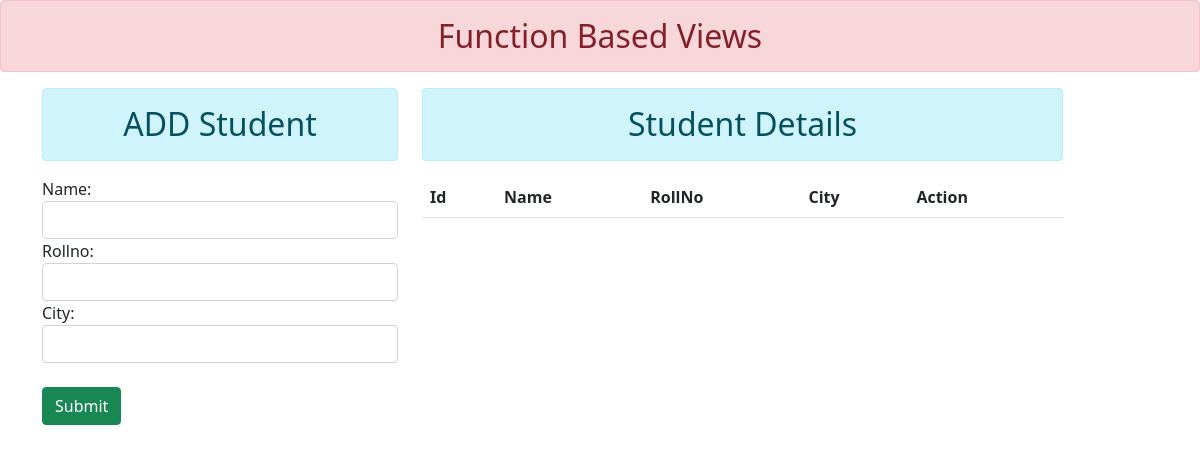
Before: / with the older database file.
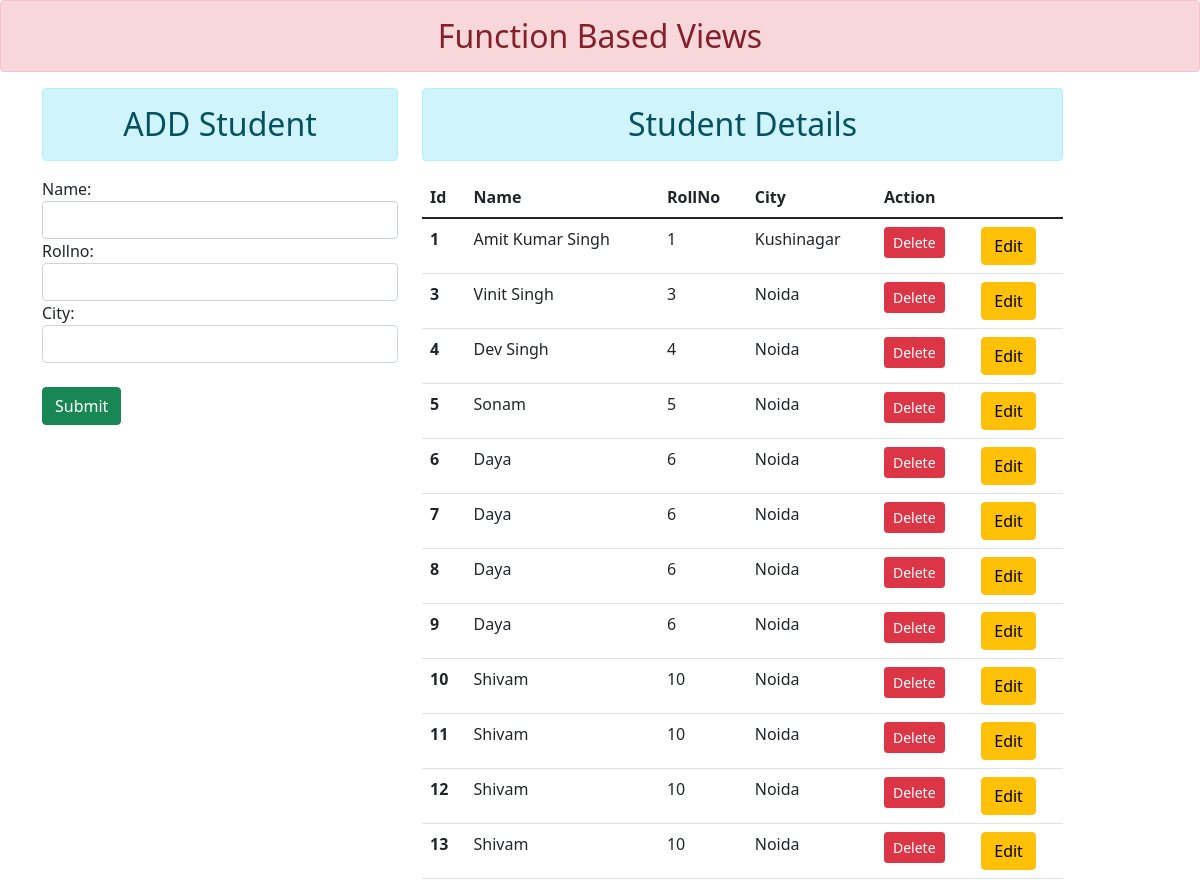
After: the same page with the newer database file.
### main/models.py (models this page shows)
class Student(models.Model):
    name=models.CharField(max_length=50)
    rollno=models.IntegerField()
    city=models.CharField(max_length=50)

### main/views.py (the view)
# urls.py: path('',views.addshow,name='home'),
def addshow(request):
    if request.method=="POST":
        fm=StudentForm(data=request.POST)
        if fm.is_valid():
            fm.save()
    fm=StudentForm()
    students=Student.objects.all()
    context={'fm':fm,'students':students}
    return render(request,'main/addshow.html',context)

### main/forms.py
class StudentForm(forms.ModelForm):
    class Meta:
        model=Student
        fields='__all__'
        widgets={
            'name':forms.TextInput(attrs={'class':'form-control'}),
            'rollno':forms.NumberInput(attrs={'class':'form-control'}),
            'city':forms.TextInput(attrs={'class':'form-control'})
        }

### main/templates/main/addshow.html (shortened to what this page needs)
{% extends 'main/home.html'%}
{% block content%}
<div class="container">
    <div class="row">
        <div class="col-4 Offest-1">
            <h2 class=" text-center alert alert-info"> ADD Student</h2>
            <form action="" method="POST">
                {{fm}}
                <br>
                <input type="submit"  class="btn btn-success" vlaue="Submit">
            </form>
        </div>
        <div class="col-7">
            <h2 class="text-center alert alert-info"> Student Details</h2>
            <table class="table">
                <thead>
                  <tr>
                    <th scope="col">Id</th>
                    <th scope="col">Name</th>
                    <th scope="col">RollNo</th>
                    <th scope="col">City</th>
                    <th scope="col">Action</th>
                  </tr>
                </thead>
                <tbody>
                    {% for stu in students %}
                    <tr>
                      <th scope="row">{{stu.id}}</th>
                      <td>{{stu.name}}</td>
                      <td>{{stu.rollno}}</td>
                      <td>{{stu.city}}</td>
                      <td><a href="{% url 'delete' stu.id %}"> <button class="btn btn-danger btn-sm">Delete</button></a></td>
                      <td><a href="{% url 'update' stu.id %}"> <button class="btn btn-warning">Edit</button></a></td>
                    </tr>
                    {% endfor%}
                </tbody>
            </table>
    </div>
</div>
{% endblock%}

### main/templates/main/home.html (shortened to what this page needs)
<!DOCTYPE html>
{% load static%}
<html>
    <head>
        <link rel="stylesheet" href="{% static 'main/css/bootstrap.css' %}">
    </head>
    <body>
        <h2 class="text-center alert alert-danger"> Function Based Views</h2>
        {% block content%}{% endblock%}
    </body>
</html>

Changed rows visible on the page:
added Student: id "1", name "Amit Kumar Singh", rollno "1", city "Kushinagar"
added Student: id "3", name "Vinit Singh", rollno "3", city "Noida"
added Student: id "4", name "Dev Singh", rollno "4", city "Noida"
added Student: id "5", name "Sonam", rollno "5", city "Noida"
added Student: id "6", name "Daya", rollno "6", city "Noida"
added Student: id "7", name "Daya", rollno "6", city "Noida"
added Student: id "8", name "Daya", rollno "6", city "Noida"
added Student: id "9", name "Daya", rollno "6", city "Noida"
added Student: id "10", name "Shivam", rollno "10", city "Noida"
added Student: id "11", name "Shivam", rollno "10", city "Noida"
added Student: id "12", name "Shivam", rollno "10", city "Noida"
added Student: id "13", name "Shivam", rollno "10", city "Noida"
